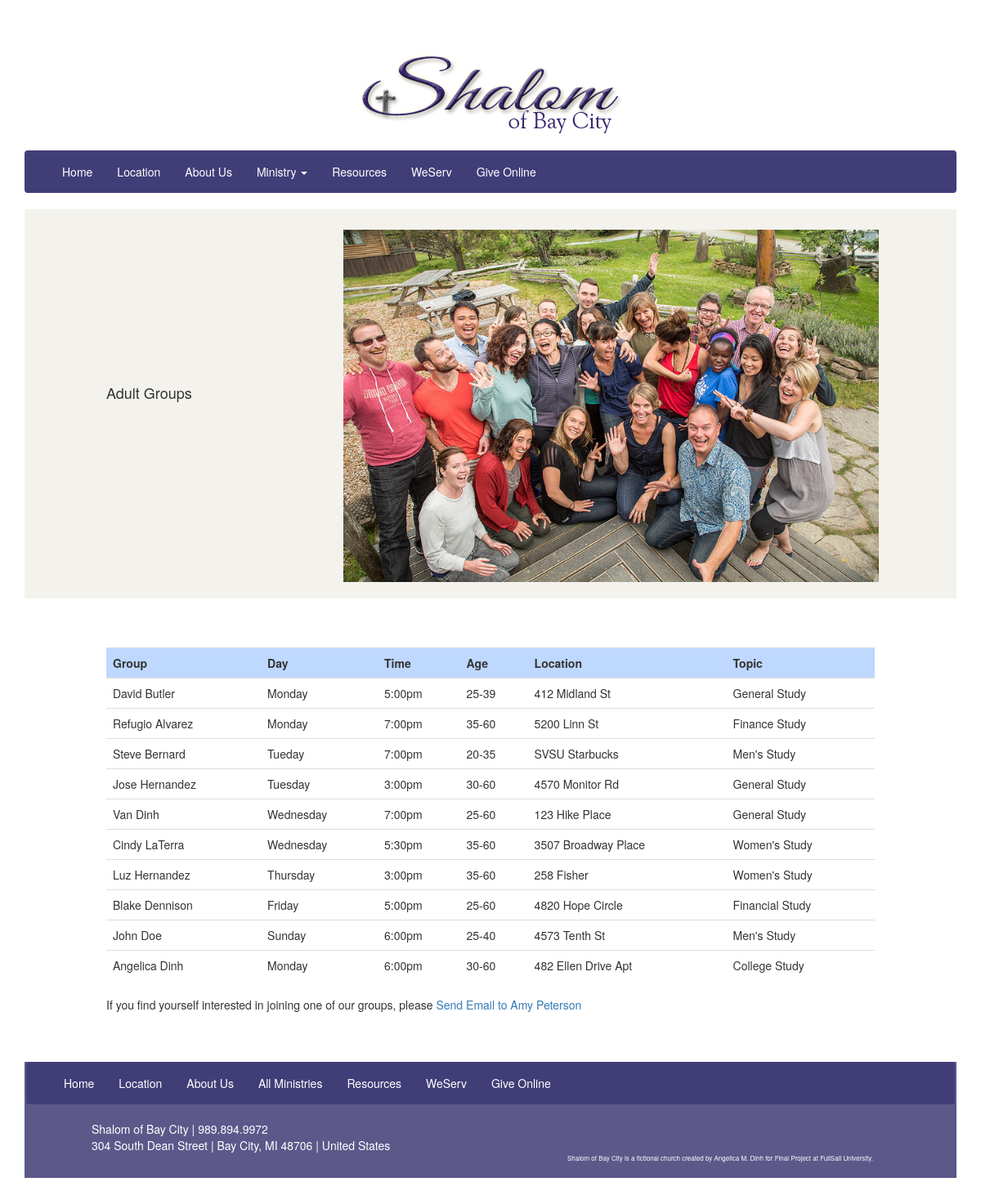
Page /smallgrp.php on the committed database.
### tables this page shows
CREATE TABLE `smgrp` (
  `id` int(11) NOT NULL AUTO_INCREMENT,
  `groups` varchar(50) NOT NULL DEFAULT '',
  `days` varchar(20) NOT NULL DEFAULT '',
  `hrtime` text NOT NULL,
  `age` text NOT NULL,
  `location` varchar(20) NOT NULL DEFAULT '',
  `topic` varchar(100) NOT NULL DEFAULT '',
  `weekId` int(11) NOT NULL,
  `timeId` int(11) NOT NULL,
  `dayHrId` int(11) DEFAULT NULL,
  PRIMARY KEY (`id`)
);

### public/smallgrp.php (the view, shortened to what this page needs)
<?php
include("../includes/layout/header.php");
$user="root";
$pass="root";
$mysql='mysql:host=localhost;dbname=shalom;port=8889';
$db = new PDO($mysql, $user, $pass);
?>
<div class="headline">
    <h4 class="intro">Adult Groups</h4>
    <img class="image1" src="image/grp_c.jpg" alt="small group" width="655px" height="431px" />
</div>
<div class="wrapper">
    <table class='table table-hover'>
        <tr>
            <th>Group</th>
            <th>Day</th>
            <th>Time</th>
            <th>Age</th>
            <th>Location</th>
            <th>Topic</th>
        </tr>
<?php
    $stmt = $db->prepare("SELECT * FROM smgrp ORDER BY id");
    $stmt->execute();
    $results = $stmt->fetchAll(PDO::FETCH_ASSOC);
    foreach ($results as $row){
        echo "<tr><td>" . $row['groups'] . "</td>";
        echo "<td>" . $row['days'] . "</td>";
        echo "<td>" . $row['hrtime'] . "</td>";
        echo "<td>" . $row['age'] . "</td>";
        echo "<td>" . $row['location'] . "</td>";
        echo "<td>" . $row['topic'] . "</td>";
    }
?>
</table>
 <p>If you find yourself interested in joining one of our groups, please <a href="mailto:apeterson@shalommi.org?subject=Small Groups">Send Email to Amy Peterson</a></p>
</div>
<?php
include("../includes/layout/footer.php");
?>

### includes/layout/header.php (shortened to what this page needs)
<!DOCTYPE html>
<html>
<head lang="en">
    <link href="css/style.css" rel="stylesheet" media="screen">
    <link href="css/bootstrap.min.css" rel="stylesheet">
</head>
<body>
<div class="container">
    <header>
        <a class="home" rel="homepage" title="Shalom of Bay City Church" href="shalom.php"><img class="logo" src="image/logo.png" alt="Shalom Logo" /></a>
        <nav id="mynavs" class="navbar">
            <div class="container">
                <div id="navbar" class="navbar-collapse collapse">
                    <ul id="navs" class="nav navbar-nav">
                        <li><a href="shalom.php">Home</a></li>
                        <li><a href="location.php">Location</a></li>
                        <li><a href="about.php">About Us</a></li>
                        <li class="dropdown">
                            <a href="" class="dropdown-toggle" data-toggle="dropdown" role="button" aria-expanded="false">Ministry <span class="caret"></span></a>
                        </li>
                        <li><a href="resources.php">Resources</a></li>
                        <li><a href="serve.php">WeServ</a></li>
                        <li><a href="give.php">Give Online</a></li>
                    </ul>
                </div>
            </div>
        </nav>
    </header>

### includes/layout/footer.php (shortened to what this page needs)
<div class="footer">
    <footer id="myfnavs" class="navbar">
        <div class="container">
            <div id="fnavbar" class="navbar-collapse collapse">
                <ul id="fnavs" class="nav navbar-nav">
                    <li><a href="shalom.php">Home</a></li>
                    <li><a href="location.php">Location</a></li>
                    <li><a href="about.php">About Us</a></li>
                    <li><a href="ministries.php">All Ministries</a></li>
                    <li><a href="resources.php">Resources</a></li>
                    <li><a href="serve.php">WeServ</a></li>
                    <li><a href="give.php">Give Online</a></li>
                </ul>
            </div>
        </div>
    </footer>
    <footer class="footerBottom">
        <div class="fLocation">
            Shalom of Bay City <span class="delimiter"> | </span> <a href="tel">989.894.9972</a><br>
            304 South Dean Street <span class="delimiter"> | </span> Bay City,       MI     48706  <span class="delimiter">|</span> United States            <br />
                 <span class="legal">
                <p>Shalom of Bay City is a fictional church created by Angelica M. Dinh for Final Project at FullSail University.</p>
                 </span>
        </div>
    </footer>
</div>
</div>
</body>
</html>

### public/css/style.css (style rules this page uses)
body { font-family: "Baskerville", sans-serif; font-size: 14px; color: #474745; }
.container { margin-right: 154px; margin-left: 154px; }
.wrapper { margin: 60px 100px; }
.logo { display: block; margin-left: auto; margin-right: auto }
#mynavs { background-color: #413d77; color: #fff; }
#navs li a { background-color: #413d77; color: #fff; }
.footer { background-color: #5c588a; margin: 0px; padding: 0 2px 10px 2px; }
#myfnavs { background-color: #413d77; }
#fnavs li a { color: #fff; }
.footerBottom { margin: 20px 100px 20px 80px; }
.fLocation, .fLocation a { color: #fff; }
.legal { float: right; font-size: 8px; }
.headline { background: rgba(217,211,195, .3); padding-bottom: 20px; padding-top: 5px; }
.intro { position: relative; top: 200px; margin-left: 100px; }
.image1 { position: relative; left: 390px; margin-top: -20px; }
table { width:100%; }
th { background-color: #bed8ff; margin: 2px; }
body { padding-top: 40px; padding-bottom: 40px; background-color: #eee; }
body { padding-bottom: 40px; color: #5a5a5a; }

### rows in the picture
smgrp: groups "David Butler", days "Monday", hrtime "5:00pm", age "25-39", location "412 Midland St", topic "General Study"
smgrp: groups "Refugio Alvarez", days "Monday", hrtime "7:00pm", age "35-60", location "5200 Linn St", topic "Finance Study"
smgrp: groups "Steve Bernard", days "Tueday", hrtime "7:00pm", age "20-35", location "SVSU Starbucks", topic "Men's Study"
smgrp: groups "Jose Hernandez", days "Tuesday", hrtime "3:00pm", age "30-60", location "4570 Monitor Rd", topic "General Study"
smgrp: groups "Van Dinh", days "Wednesday", hrtime "7:00pm", age "25-60", location "123 Hike Place", topic "General Study"
smgrp: groups "Cindy LaTerra", days "Wednesday", hrtime "5:30pm", age "35-60", location "3507 Broadway Place", topic "Women's Study"
smgrp: groups "Luz Hernandez", days "Thursday", hrtime "3:00pm", age "35-60", location "258 Fisher", topic "Women's Study"
smgrp: groups "Blake Dennison", days "Friday", hrtime "5:00pm", age "25-60", location "4820 Hope Circle", topic "Financial Study"
smgrp: groups "John Doe", days "Sunday", hrtime "6:00pm", age "25-40", location "4573 Tenth St", topic "Men's Study"
smgrp: groups "Angelica Dinh", days "Monday", hrtime "6:00pm", age "30-60", location "482 Ellen Drive Apt", topic "College Study"
